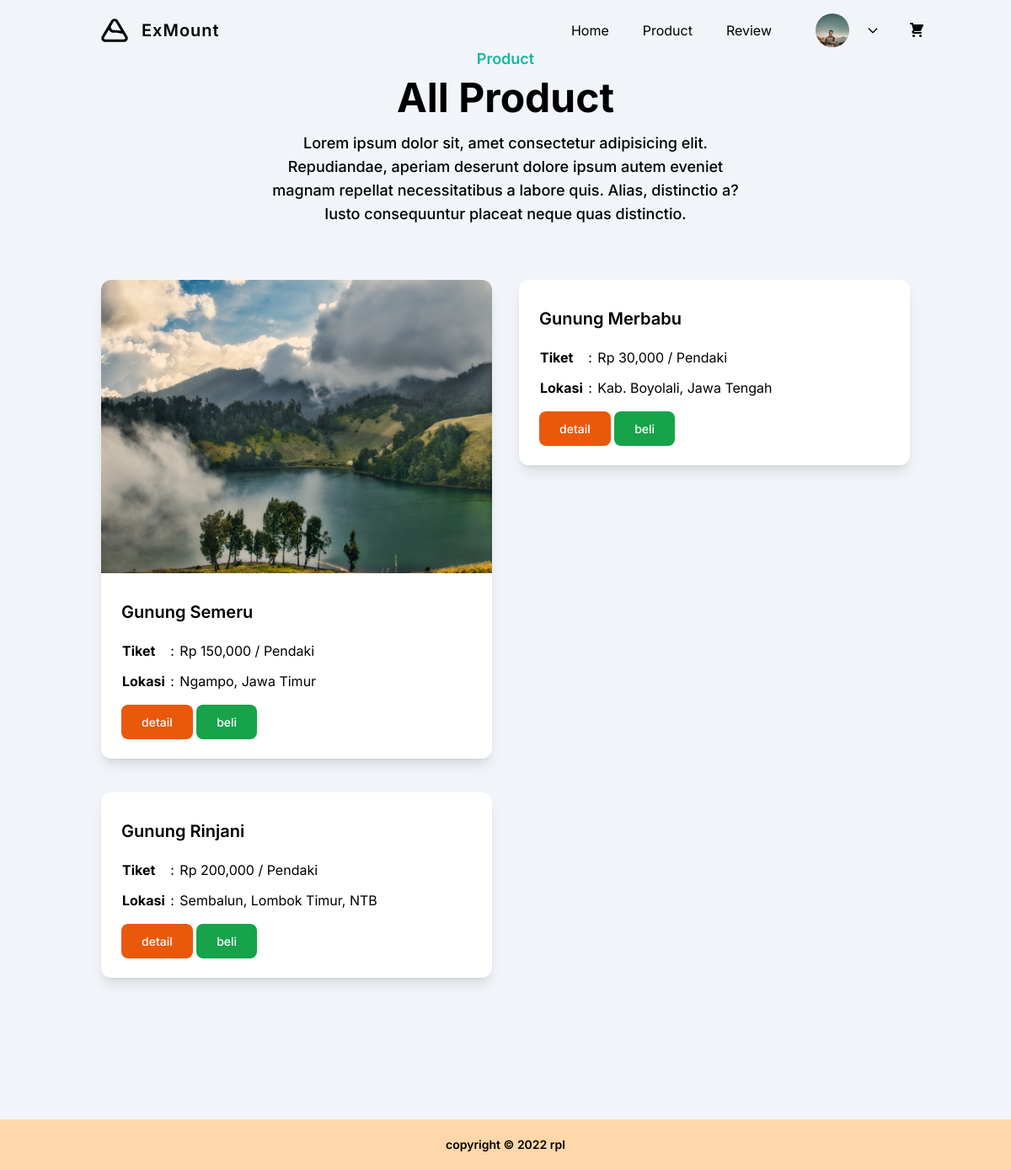
The page /Tailwind/public/index.php?halaman=produk (signed in) on the database its author committed.
### tables this page shows
CREATE TABLE `mount` (
  `id_mount` int(11) NOT NULL,
  `nama_mount` varchar(30) NOT NULL,
  `lokasi_mount` varchar(100) NOT NULL,
  `foto_mount1` varchar(100) NOT NULL,
  `foto_mount2` varchar(100) NOT NULL,
  `foto_mount3` varchar(100) NOT NULL,
  `harga_tiket` int(11) NOT NULL,
  `desk_mount` text NOT NULL
);

### Tailwind/public/produk.php (the view, shortened to what this page needs)
<section class="pt-14 pb-32 bg-slate-100">
    <div class="container">
        <div class="w-full px-4">
            <div class="max-w-xl mx-auto text-center mb-16">
                <h4 class="font-semibold text-lg mb-2 text-teal-500">Product</h4>
                <h2 class="font-bold text-dark text-3xl sm:text-4xl lg:text-5xl pb-4">All Product</h2>
                <p class="font-medium text-md text-secondary md:text-lg">Lorem ipsum dolor sit, amet consectetur adipisicing elit. Repudiandae, aperiam deserunt dolore ipsum autem eveniet magnam repellat necessitatibus a labore quis. Alias, distinctio a? Iusto consequuntur placeat neque quas distinctio.</p>
            </div>
        </div>
        <div class="flex flex-wrap">
            <?php $ambil = $koneksi->query("SELECT * FROM mount"); ?>
            <?php while ($perproduk = $ambil->fetch_assoc()) { ?>
                <div class="w-full px-4 lg:w-1/2 xl:w-1/3">
                    <div class="bg-white rounded-xl overflow-hidden shadow-lg mb-10">
                        <img src="foto_mount/<?php echo $perproduk['foto_mount1']; ?>" class="w-full" alt="">
                        <div class="py-8 px-6">
                            <h3 class="font-semibold text-xl text-dark"><?php echo $perproduk['nama_mount']; ?></h3>
                            <table class="my-4">
                                <tr>
                                    <td class="py-1"><b>Tiket</b></td>
                                    <td>&nbsp;:&nbsp;</td>
                                    <td>Rp <?php echo number_format($perproduk['harga_tiket']); ?> / Pendaki</td>
                                </tr>
                                <tr>
                                    <td class="py-2"><b>Lokasi</b></td>
                                    <td>&nbsp;:&nbsp;</td>
                                    <td><?php echo $perproduk['lokasi_mount']; ?></td>
                                </tr>
                            </table>
                            <a href="detail.php?id=<?php echo $perproduk['id_mount']; ?>" class="font-medium text-sm text-white bg-orange-600 py-3 px-6 rounded-lg hover:opacity-80">detail</a>
                            <a href="beli.php?id=<?php echo $perproduk['id_mount']; ?>" class="font-medium text-sm text-white bg-green-600 py-3 px-6 rounded-lg hover:opacity-80">beli</a>
                        </div>
                    </div>
                </div>
            <?php } ?>
        </div>
    </div>
</section>

### rows shown on the page
mount: foto_mount1 (picture), nama_mount "Gunung Semeru", harga_tiket "150,000", lokasi_mount "Ngampo, Jawa Timur"
mount: nama_mount "Gunung Merbabu", harga_tiket "30,000", lokasi_mount "Kab. Boyolali, Jawa Tengah"
mount: nama_mount "Gunung Rinjani", harga_tiket "200,000", lokasi_mount "Sembalun, Lombok Timur, NTB"
